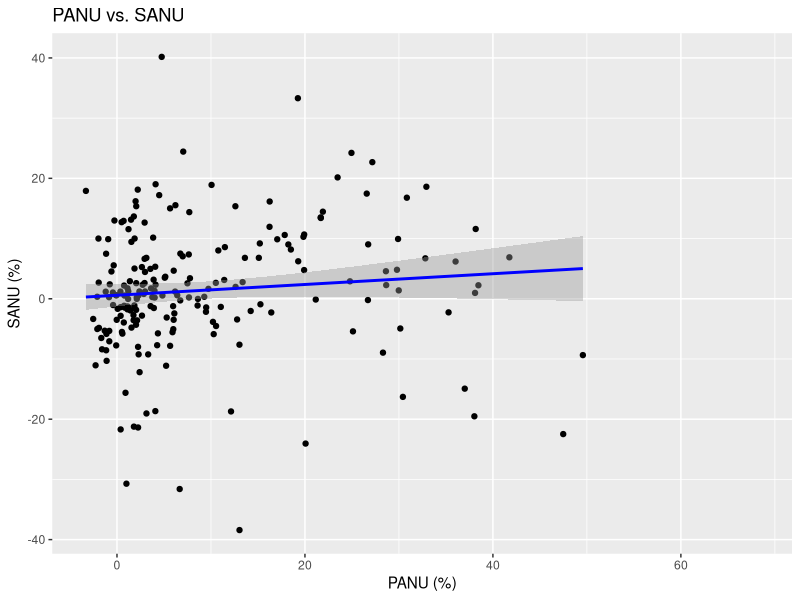
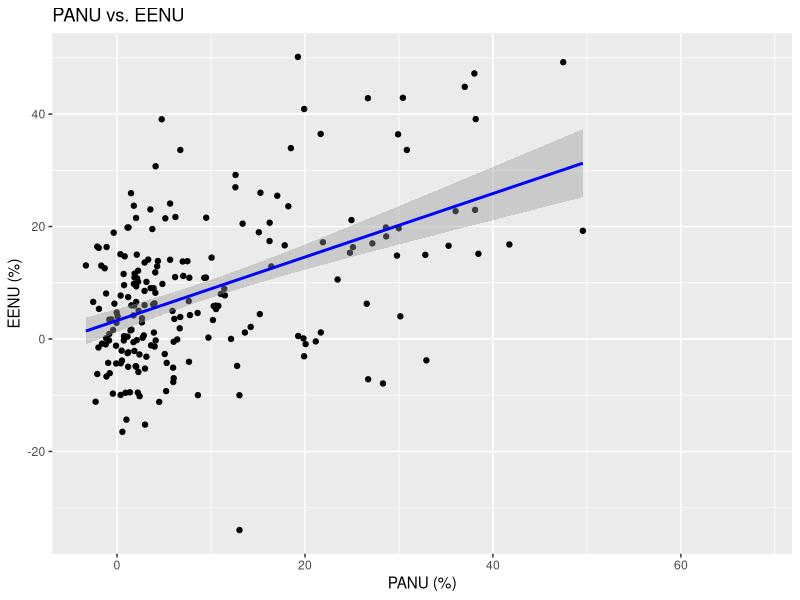

Write the R code that produced these figures, in order.
## ---- chunk 1
nonuse <- read.csv("data/test_data/NonUse.csv", sep=",", header=TRUE)
head(nonuse)
summary(nonuse)
## ---- chunk 2
cor.test(nonuse$PANU, nonuse$SANU, method = "spearman")
## ---- chunk 3
library(ggplot2)
ggplot(nonuse, aes(x=PANU, y=SANU)) +
  geom_point() +
  geom_smooth(method='lm', formula= y~x, color='blue', se=T) +
  # xlim(-10, 60) +
  # ylim(-50, 50) +
  
labs(title="PANU vs. SANU", x="PANU (%)", y="SANU (%)")
## ---- chunk 4

ggplot(nonuse, aes(x=PANU, y=EENU)) +
  geom_point() +
  geom_smooth(method='lm', formula= y~x, color='blue', se=T) +
  # xlim(-10, 60) +
  # ylim(-50, 50) +
  
labs(title="PANU vs. EENU", x="PANU (%)", y="EENU (%)")
theme_minimal()
theme_minimal()
## ---- chunk 5
lm_sanu <- lm(SANU ~ PANU, data=nonuse)
summary(lm_sanu)
coef(lm_sanu)
slope_1 <- coef(lm_sanu)[2]
intercept_1 <- coef(lm_sanu)[1] #?
cat("Regression equation: SANU=", slope_1, "PANU +", intercept_1, "\n")
## ---- chunk 6
lm_eenu <- lm(EENU ~ PANU, data=nonuse)
summary(lm_eenu)
coef(lm_eenu)
slope_2 <- coef(lm_eenu)[2]
intercept_2 <- coef(lm_eenu)[1] 
cat("Regression equation: EENU=", slope_2, "PANU +", intercept_2, "\n")
## ---- chunk 7
a <- 1 / slope_1
b <- -intercept_1 / slope_1

cat("Regression equation : PANU =", a, "* SANU +", b, "\n")

# PANU = a*EENU + b
a <- 1 / slope_2
b <- -intercept_2 / slope_2

cat("Regression equation : PANU =", a, "* EENU +", b, "\n")
